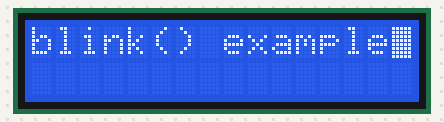
Bench run of a sketch on a simulated Arduino Uno, built with avr-gcc and run on an emulated ATmega328P. Parts: 16×2 character LCD.

Above: at 0.1 s.
At 5.1 s:
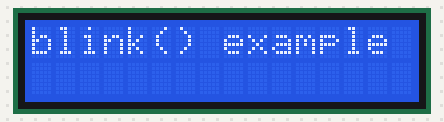

Measured:
- what the display in image 1 shows lasts 2.0 s, from 5.1 s to 7.1 s

The sketch:

LCD_16x2_Blink.ino
```cpp
#include <LiquidCrystal.h>
// Creates an LCD object. Parameters: (RS, E, D4, D5, D6, D7)
LiquidCrystal lcd = LiquidCrystal(2, 3, 4, 5, 6, 7);
void setup() {
  lcd.begin(16, 2);
  lcd.print("blink() example");
}
void loop() {
  lcd.blink();
  delay(5000);
  lcd.noBlink();
  delay(2000);
}
```
